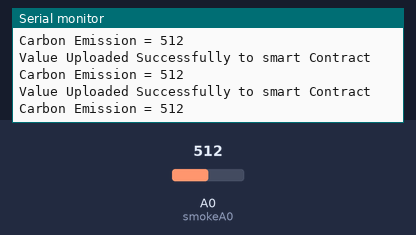
Recording of a sketch running on a simulated ESP8266 (NodeMCU). On the bench: the last lines printed to the serial monitor. The test bench sets the inputs (shaded band); at power-on: A0 (smokeA0) = 512. WiFi joins after 1.5 s; servers stay silent unless stated.

Above: at 3.7 s.
3.8 s: A0 (smokeA0) set to 716
At 4.14 s:
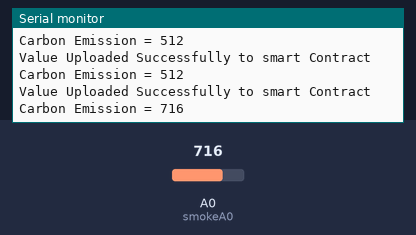
5.3 s: A0 (smokeA0) set to 900
At 5.35 s:
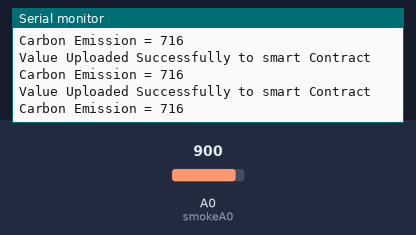
Timing chart, 0 to 8.3 s (numbered marks = the images above; inputs shaded):
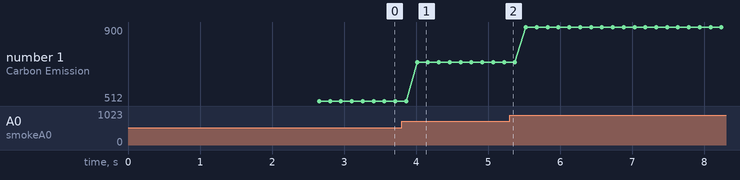

The sketch:

Arduino_code_payO2.ino
```cpp
#include <ESP8266WiFi.h>
#include <FirebaseESP8266.h>

#define FIREBASE_HOST "pay02-59367-default-rtdb.firebaseio.com"                     //Your Firebase Project URL goes here without "http:" , "\" and "/"
#define FIREBASE_AUTH "zdYDzo7kcnIeqaq6uMRzXfv3VKGpeNquluHoS5Kj" //Your Firebase Database Secret goes here

#define WIFI_SSID "yuvraj"                                               //WiFi SSID to which you want NodeMCU to connect
#define WIFI_PASSWORD "12345678"                                      //Password of your wifi network
int smokeA0 = A0;


// Declare the Firebase Data object in the global scope
FirebaseData firebaseData;

void setup() {

  Serial.begin(115200);                                   // Select the same baud rate if you want to see the datas on Serial Monitor
  pinMode(smokeA0, INPUT);
  Serial.println("Serial communication started\n\n");

  WiFi.begin(WIFI_SSID, WIFI_PASSWORD);                                     //try to connect with wifi
  Serial.print("Connecting to ");
  Serial.print(WIFI_SSID);


  while (WiFi.status() != WL_CONNECTED) {
    Serial.print(".");
    delay(500);
  }


  Serial.println();
  Serial.print("Connected to ");
  Serial.println(WIFI_SSID);
  Serial.print("IP Address is : ");
  Serial.println(WiFi.localIP());                                            //print local IP address
  Firebase.begin(FIREBASE_HOST, FIREBASE_AUTH);   // connect to firebase

  Firebase.reconnectWiFi(true);
  delay(1000);
}

void loop() {
int analogSensor = analogRead(smokeA0);
// Firebase Error Handling And Writing Data At Specifed Path************************************************


if (Firebase.setInt(firebaseData, "/carbonEmission", analogSensor)) {    // On successful Write operation, function returns 1
               Serial.println("Value Uploaded Successfully to smart Contract");
               Serial.print("Carbon Emission = ");
               Serial.println(analogSensor);
               Serial.println("\n");


     }

else {
    Serial.println(firebaseData.errorReason());
  }

}
```

Measured:
- after the input at 3.8 s, the serial monitor: prints a new line after 0.21 s (image 1)
- plotted number 1: 512 → 716 after the input at 3.8 s, 716 → 900 after the input at 5.3 s
